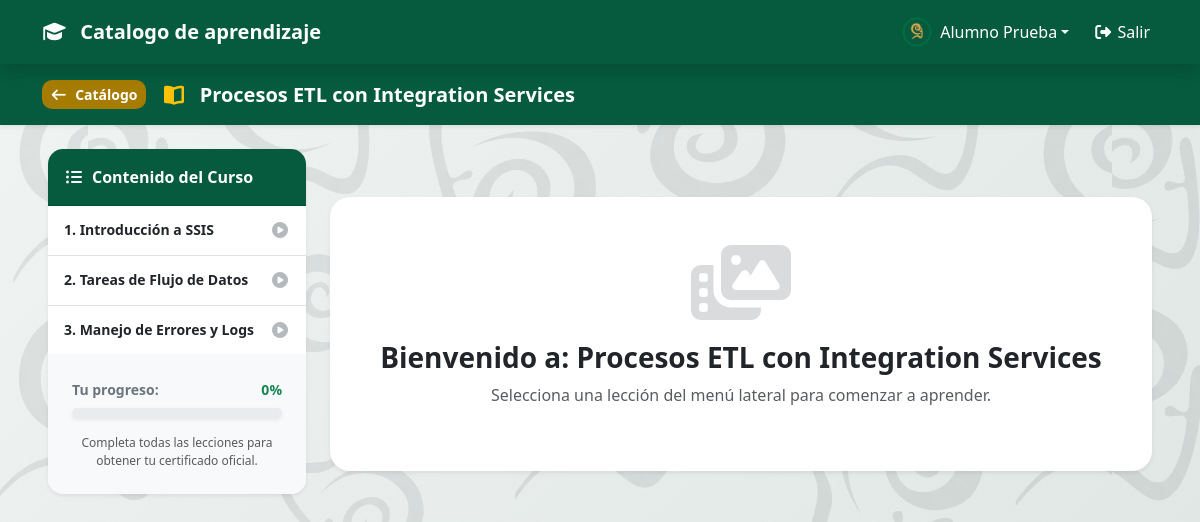
Screenshot of /Public/Ver_Curso.php?id=12 (signed in) with the database file from the repository.
### tables this page shows
CREATE TABLE `cursos` (
  `id` int(11) NOT NULL,
  `titulo` varchar(150) NOT NULL,
  `descripcion` text DEFAULT NULL,
  `instructor_id` int(11) DEFAULT NULL,
  `fecha_creacion` timestamp NOT NULL DEFAULT current_timestamp(),
  `imagen` varchar(255) DEFAULT 'default.jpg'
);

CREATE TABLE `lecciones` (
  `id` int(11) NOT NULL,
  `curso_id` int(11) DEFAULT NULL,
  `titulo` varchar(150) NOT NULL,
  `contenido_url` varchar(255) DEFAULT NULL,
  `pdf_ruta` varchar(255) DEFAULT NULL,
  `tiene_tarea` tinyint(1) DEFAULT 0
);

### Public/Includes/Aula.php (called while the page is built, shortened)
<?php
class Aula {
    private $db;
    public function __construct($conexion) {
        $this->db = $conexion;
    }
    public function obtenerCurso($id_curso) {
        $id = mysqli_real_escape_string($this->db, $id_curso);
        $res = mysqli_query($this->db, "SELECT * FROM cursos WHERE id = '$id'");
        return mysqli_fetch_assoc($res);
    }
    public function obtenerLecciones($id_curso) {
        $id = mysqli_real_escape_string($this->db, $id_curso);
        return mysqli_query($this->db, "SELECT * FROM lecciones WHERE curso_id = '$id' ORDER BY id ASC");
    }
    public function obtenerProgresoUsuario($id_usuario, $id_curso) {
        $usuario = mysqli_real_escape_string($this->db, $id_usuario);
        $curso = mysqli_real_escape_string($this->db, $id_curso);
        $sql = "SELECT p.leccion_id
                FROM progreso_lecciones p
                INNER JOIN lecciones l ON p.leccion_id = l.id
                WHERE p.usuario_id = '$usuario' AND l.curso_id = '$curso'";
        $res = mysqli_query($this->db, $sql);
        $completadas = [];
        return $completadas;
    }
}
?>

### Public/Ver_Curso.php (the view, shortened to what this page needs)
<?php
include_once '../Config/Conexion.php';
include_once 'Includes/Aula.php';
$conexion = ConexionDB::obtenerConexion();
$aulaObj = new Aula($conexion);
$id_usuario = $_SESSION['usuario_id'];
$id_curso = $_GET['id'];
$curso = $aulaObj->obtenerCurso($id_curso);
$lecciones = $aulaObj->obtenerLecciones($id_curso);
$progreso_array = $aulaObj->obtenerProgresoUsuario($id_usuario, $id_curso);
$total_lecciones = mysqli_num_rows($lecciones);
$lecciones_completadas = count($progreso_array);
$curso_terminado = ($total_lecciones > 0 && $total_lecciones == $lecciones_completadas);
$porcentaje_progreso = ($total_lecciones > 0) ? round(($lecciones_completadas / $total_lecciones) * 100) : 0;
$leccion_actual = null;
$mi_tarea = null;
$completada = false;
$archivos_leccion = null;
include_once 'Includes/Header.php';
?>
<div class="bg-dark text-white py-3 shadow-sm mb-4" style="background-color: #065b3e !important;">
    <div class="container d-flex align-items-center">
        <a class="btn btn-uabc-gold btn-sm me-3" href="index.php">
            <i class="fa-solid fa-arrow-left me-1"></i> Catálogo
        </a>
        <h5 class="mb-0 fw-bold"><i class="fa-solid fa-book-open me-2 text-warning"></i> <?php echo $curso['titulo']; ?></h5>
    </div>
</div>
<div class="container-fluid px-lg-5">
    <div class="row">
        <div class="col-md-4 col-lg-3 mb-4">
            <div class="card shadow-sm border-0" style="border-radius: 15px; overflow: hidden;">
                <div class="card-header text-white fw-bold py-3" style="background-color: #065b3e;">
                    <i class="fa-solid fa-list-ul me-2"></i>Contenido del Curso
                </div>
                <div class="list-group list-group-flush sidebar-scroll">
                    <?php while($lec = mysqli_fetch_assoc($lecciones)):
                        $es_activa = ($leccion_actual && $leccion_actual['id'] == $lec['id']) ? 'active' : '';
                        $esta_terminada = in_array($lec['id'], $progreso_array);
                    ?>
                        <a href="Ver_Curso.php?id=<?php echo $id_curso; ?>&lec_id=<?php echo $lec['id']; ?>"
                           class="list-group-item list-group-item-action py-3 <?php echo $es_activa; ?>"
                           style="<?php echo $es_activa ? 'background-color: #f8f9fa; color: #065b3e; border-left: 4px solid #bfa071;' : ''; ?>">
                            <div class="d-flex w-100 justify-content-between align-items-center">
                                <h6 class="mb-0 small fw-bold <?php echo $esta_terminada ? 'text-success' : ''; ?>">
                                    <?php echo $lec['titulo']; ?>
                                </h6>
                                <i class="fa-solid fa-circle-play <?php echo $es_activa ? 'text-warning' : 'text-secondary opacity-50'; ?>"></i>
                            </div>
                        </a>
                    <?php endwhile; ?>
                </div>
                <?php if($curso_terminado): ?>
                    <div class="card-footer bg-white border-top border-light p-3 text-center">
                        <div class="alert alert-success py-2 mb-3" style="font-size: 0.85rem;">
                            <i class="fa-solid fa-star text-warning me-1"></i> ¡Curso finalizado!
                        </div>
                        <a href="Certificado.php?curso_id=<?php echo $id_curso; ?>"  class="btn btn-uabc-gold w-100 fw-bold shadow-sm py-2">
                            <i class="fa-solid fa-graduation-cap me-2"></i> Ver Certificado
                        </a>
                    </div>
                <?php else: ?>
                    <div class="card-footer bg-light border-top border-light p-4 text-center">
                        <div class="d-flex justify-content-between mb-2">
                            <span class="small fw-bold text-secondary">Tu progreso:</span>
                            <span class="small fw-bold text-success"><?php echo $porcentaje_progreso; ?>%</span>
                        </div>
                        <div class="progress shadow-sm" style="height: 10px; border-radius: 10px;">
                        </div>
                        <small class="text-muted d-block mt-3" style="font-size: 0.75rem;">
                            Completa todas las lecciones para obtener tu certificado oficial.
                        </small>
                    </div>
                <?php endif; ?>
            </div>
        </div>
        <div class="col-md-8 col-lg-9">
            <?php if($leccion_actual): ?>
                <div class="d-flex justify-content-between align-items-center mb-3">
                    <h3 class="fw-bold mb-0" style="color: #065b3e;"><?php echo $leccion_actual['titulo']; ?></h3>
                    <button class="btn btn-warning fw-bold shadow-sm rounded-pill px-4" type="button" data-bs-toggle="offcanvas" data-bs-target="#foroOffcanvas" aria-controls="foroOffcanvas">
                        <i class="fa-solid fa-comments me-2"></i> Foro de Dudas
                    </button>
                </div>
                <div class="video-wrapper shadow-sm mb-3" style="border-radius: 15px; overflow: hidden;">
                    <div class="ratio ratio-16x9">
                        <iframe src="https://www.youtube.com/embed/<?php echo $leccion_actual['contenido_url']; ?>?rel=0" title="Video lección" allowfullscreen></iframe>
                    </div>
                </div>
                <div class="mb-5">
                    <?php if(!$completada): ?>
                        <form action="Marcar_Completada.php" method="POST" class="m-0">
                            <input type="hidden" name="leccion_id" value="<?php echo $leccion_actual['id']; ?>">
                            <input type="hidden" name="curso_id" value="<?php echo $id_curso; ?>">
                            <button type="submit" class="btn btn-success btn-lg w-100 fw-bold shadow rounded-pill py-3" style="background-color: #198754; font-size: 1.1rem;">
                                <i class="fa-solid fa-circle-check me-2 fs-4 align-middle"></i> ¡He terminado de estudiar esta lección!
                            </button>
                        </form>
                    <?php else: ?>
                        <div class="alert alert-success shadow-sm border-0 text-center py-3 rounded-pill">
                            <h5 class="mb-0 fw-bold"><i class="fa-solid fa-award me-2 text-warning fs-3 align-middle"></i> ¡Lección Completada con Éxito!</h5>
                        </div>
                    <?php endif; ?>
                </div>
                <div class="row">
                    <div class="col-md-6 mb-4 d-flex">
                        <?php if($archivos_leccion && mysqli_num_rows($archivos_leccion) > 0): ?>
                            <div class="card w-100 premium-card bg-white">
                                <div class="card-body p-4">
                                    <div class="d-flex align-items-center mb-4">
                                        <div class="icon-box-lg bg-danger bg-opacity-10 me-3 text-danger">
                                            <i class="fa-solid fa-folder-open"></i>
                                        </div>
                                        <div>
                                            <h5 class="fw-bold mb-1">Material de Apoyo</h5>
                                            <p class="text-muted small mb-0">Recursos descargables de la clase.</p>
                                        </div>
                                    </div>
                                    <ul class="list-group list-group-flush" style="max-height: 200px; overflow-y: auto;">
                                        <?php while($archivo = mysqli_fetch_assoc($archivos_leccion)): ?>
                                            <li class="list-group-item d-flex justify-content-between align-items-center px-0 py-3 border-bottom border-light">
                                                <div class="d-flex align-items-center overflow-hidden">
                                                    <i class="fa-solid fa-file-pdf text-danger fs-4 me-3"></i>
                                                    <div class="text-truncate">
                                                        <span class="d-block fw-bold text-dark text-truncate" style="max-width: 180px;" title="<?php echo $archivo['nombre_original']; ?>">
                                                            <?php echo $archivo['nombre_original']; ?>
                                                        </span>
                                                        <small class="text-muted">Documento PDF</small>
                                                    </div>
                                                </div>
                                                <a href="../<?php echo $archivo['ruta_archivo']; ?>" class="btn btn-outline-danger rounded-circle p-2" download title="Descargar">
                                                    <i class="fa-solid fa-download"></i>
                                                </a>
                                            </li>
                                        <?php endwhile; ?>
                                    </ul>
                                </div>
                            </div>
                        <?php endif; ?>
                    </div>
                    <div class="col-md-6 mb-4 d-flex">
                        <?php if($leccion_actual['tiene_tarea']): ?>
                            <div class="card w-100 premium-card bg-white">
                                <div class="card-body p-4 d-flex flex-column">
                                    <div class="d-flex align-items-center mb-4">
                                        <div class="icon-box-lg bg-primary bg-opacity-10 me-3 text-primary">
                                            <i class="fa-solid fa-cloud-arrow-up"></i>
                                        </div>
                                        <div>
                                            <h5 class="fw-bold mb-1">Actividad Práctica</h5>
                                            <p class="text-muted small mb-0">Sube tu archivo para evaluación.</p>
                                        </div>
                                    </div>
                                    <div class="mt-auto p-4 bg-light rounded-4 border border-light text-center">
                                        <?php if($mi_tarea): ?>
                                            <i class="fa-solid fa-check text-success display-4 mb-2"></i>
                                            <h6 class="fw-bold text-success mb-0">¡Tarea Entregada!</h6>
                                            <p class="small text-muted mt-1 mb-0">Fecha: <?php echo date('d/m/Y', strtotime($mi_tarea['fecha_envio'])); ?></p>
                                        <?php else: ?>
                                            <form action="subir_tarea.php" method="POST" enctype="multipart/form-data">
                                                <input type="hidden" name="leccion_id" value="<?php echo $leccion_actual['id']; ?>">
                                                <input type="hidden" name="curso_id" value="<?php echo $id_curso; ?>">
                                                <div class="mb-3">
                                                    <input type="file" name="archivo_tarea" class="form-control bg-white shadow-sm" required>
                                                </div>
                                                <button class="btn btn-primary w-100 fw-bold shadow-sm rounded-pill" type="submit">
                                                    <i class="fa-solid fa-paper-plane me-2"></i> Enviar Archivo
                                                </button>
                                            </form>
                                        <?php endif; ?>
                                    </div>
                                </div>
                            </div>
                        <?php endif; ?>
                    </div>
                </div>
            <?php else: ?>
                <div class="text-center py-5 mt-5 bg-white shadow-sm border-0" style="border-radius: 20px;">
                    <i class="fa-solid fa-photo-film display-1 text-secondary opacity-25"></i>
                    <h3 class="fw-bold mt-3 text-dark">Bienvenido a: <?php echo $curso['titulo']; ?></h3>
                    <p class="text-muted">Selecciona una lección del menú lateral para comenzar a aprender.</p>
                </div>
            <?php endif; ?>
        </div>
    </div>
</div>
<?php include 'Includes/Footer.php'; ?>

### Public/Includes/Header.php (style rules this page uses)
body { background: linear-gradient(135deg, rgba(240, 244, 243, 0.8) 0%, rgba(216, 226, 223, 0.8) 100%), url("../Assets/Img/FondoCimarron.jpg"); background-position: center; background-repeat: repeat; background-attachment: fixed; min-height: 100vh; }
.btn-uabc-gold { background-color: #a67c00; color: white; border-radius: 10px; font-weight: bold; transition: all 0.3s; border: none; }

### rows the page displays
cursos: titulo "Procesos ETL con Integration Services"
lecciones: titulo "1. Introducción a SSIS"
lecciones: titulo "2. Tareas de Flujo de Datos"
lecciones: titulo "3. Manejo de Errores y Logs"

### other values shown
$_SESSION['nombre'] "Alumno Prueba"
$porcentaje_progreso "0"
